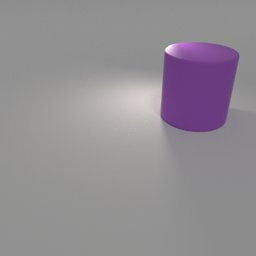
#> input picture data/examples/v1/SmoothCylinder_new_000000.jpg, 256 x 256 px
$ python -i cues.py   (imports and definitions only)
#> lines starting #> are read from the running program, lines starting #| are printed output that depends on the picture; after the words box and inside, x2 and y2 are one past the last pixel; in counts of white or black regions, pixels touching at a corner belong together
#> further down, picture is the input picture: shape (256, 256, 3); mean B, G, R 146.9, 141.1, 146.1
"""Pixel-space cue tests: which part of the image carries the light direction.

All functions work on the RGB renders of the dataset. The object is purple, so
a colour threshold gives its mask. The floor is grey.
"""

from __future__ import annotations

from pathlib import Path

import numpy as np
import pandas as pd
from PIL import Image
from scipy.ndimage import (
    binary_closing,
    binary_dilation,
    binary_fill_holes,
    binary_opening,
    gaussian_filter,
)

_SQUARE = np.ones((3, 3), dtype=bool)


def dilate(mask: np.ndarray, radius: int) -> np.ndarray:
    """Grow a mask by ``radius`` pixels (square neighbourhood)."""
    if radius <= 0:
        return mask.copy()
    return binary_dilation(mask, structure=_SQUARE, iterations=radius)


def object_mask(rgb: np.ndarray, margin: int = 18) -> np.ndarray:
    """Return True for the object pixels (red and blue above green), with holes filled.

    The hole fill adds the white specular highlight, which shows the light direction.
    """
#> called with margin = 18
    r, g, b = (rgb[..., i].astype(np.int16) for i in range(3))
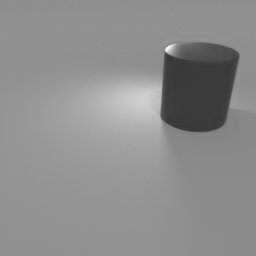
#> g: shape (256, 256) int16; min 51, max 250, mean 141.1
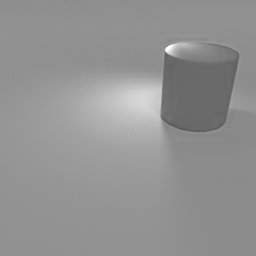
#> b: shape (256, 256) int16; min 85, max 255, mean 146.1
    mask = ((r - g) > margin) & ((b - g) > margin)
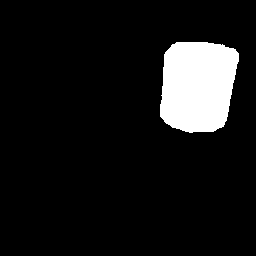
#> mask: shape (256, 256) bool; 9.1% white; 1 white region, box (x1, y1, x2, y2) and area: (160, 42, 239, 133) 5992
    mask = binary_opening(mask, iterations=1)
#> mask: shape (256, 256) bool; 9.1% white; 1 white region, box (x1, y1, x2, y2) and area: (160, 42, 239, 133) 5989
    mask = binary_fill_holes(binary_closing(mask, iterations=3))
    # A highlight on the object rim is not inside the mask, so the hole fill misses it.
    shine = (np.minimum(np.minimum(r, g), b) > 170) & ((r - g) > 6) & ((b - g) > 6)
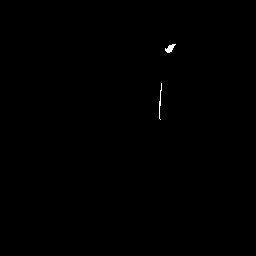
#> shine: shape (256, 256) bool; 0.15% white; 2 white regions, box (x1, y1, x2, y2) and area: (165, 44, 176, 53) 53, (159, 83, 162, 120) 43
    return mask | (shine & dilate(mask, 8))
#> in dilate, `return binary_dilation(mask, structure=_SQUARE, iterations=radius)`: returned value: shape (256, 256) bool; 13.7% white; 1 white region, box (x1, y1, x2, y2) and area: (152, 34, 247, 141) 8970
#> returned value: shape (256, 256) bool; 9.2% white; 1 white region, box (x1, y1, x2, y2) and area: (159, 42, 239, 133) 6045


def floor_only(rgb: np.ndarray, mask: np.ndarray | None = None, radius: int = 6) -> np.ndarray:
    """Replace the object (and a thin ring) with the median colour of the ring around it.

    The cast shadow and the floor highlight stay. The light and dark sides of the object go away.
    """
    mask = object_mask(rgb) if mask is None else mask
    inner = dilate(mask, radius)
#> in dilate (call 2), `return binary_dilation(mask, structure=_SQUARE, iterations=radius)`: returned value: shape (256, 256) bool; 12.6% white; 1 white region, box (x1, y1, x2, y2) and area: (153, 36, 245, 139) 8260
    ring = dilate(inner, 10) & ~inner
#> call 3 of dilate, with radius = 10
#> in dilate (call 3), `return binary_dilation(mask, structure=_SQUARE, iterations=radius)`:
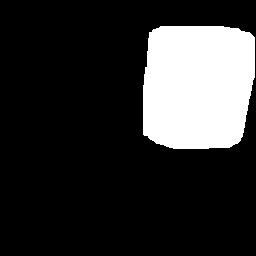
#> returned value: shape (256, 256) bool; 19.2% white; 1 white region, box (x1, y1, x2, y2) and area: (143, 26, 255, 149) 12560
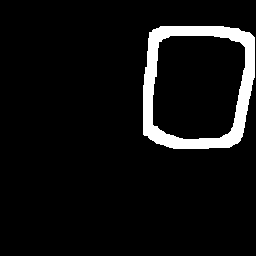
#> ring: shape (256, 256) bool; 6.6% white; 1 white region, box (x1, y1, x2, y2) and area: (143, 26, 255, 149) 4300
    out = rgb.copy()
    fill = np.median(rgb[ring], axis=0) if ring.any() else np.median(rgb.reshape(-1, 3), axis=0)
#> fill = [144, 144, 144]
    out[inner] = fill.astype(rgb.dtype)
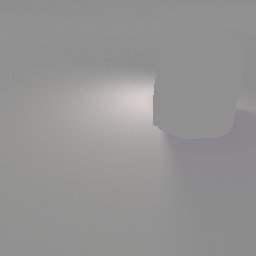
#> out: shape (256, 256, 3); 12.57% of pixels changed, all inside (x1, y1, x2, y2) = (153, 36, 245, 139)
    return out


# [31 lines left out: functions object_crop, highlight_position, not called in this run]


def load_rgb(images_dir: Path, shape: str, image_id: str) -> np.ndarray:
    return np.asarray(Image.open(Path(images_dir) / shape / f"{image_id}.png").convert("RGB"))


# [83 lines left out: functions cue_features, crop_features, shadow_azimuth, crisp_shadow_mask, shadow_kept, not called in this run]

>>> import cv2
>>> picture = cv2.imread('../../data/examples/v1/SmoothCylinder_new_000000.jpg')
>>> result = floor_only(picture)

$ run again, on data/examples/v1/Sphere_new_000000.jpg
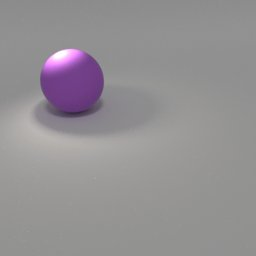
#> input picture data/examples/v1/Sphere_new_000000.jpg, 256 x 256 px
#> picture is the input picture: shape (256, 256, 3); mean B, G, R 147.3, 144.6, 147.8
#> in object_mask, `mask = ((r - g) > margin) & ((b - g) > margin)`:
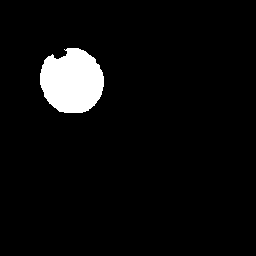
#> mask: shape (256, 256) bool; 4.9% white; 1 white region, box (x1, y1, x2, y2) and area: (40, 48, 104, 113) 3219
#> shine: shape (256, 256) bool; 0.25% white; 1 white region, box (x1, y1, x2, y2) and area: (48, 49, 75, 62) 165
#> ring: shape (256, 256) bool; 5.3% white; 1 white region, box (x1, y1, x2, y2) and area: (24, 32, 120, 129) 3460
#> fill = [144, 144, 144]
#> in floor_only, `out[inner] = fill.astype(rgb.dtype)`:
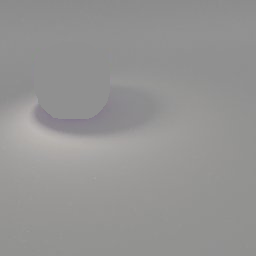
#> out: shape (256, 256, 3); 7.53% of pixels changed, all inside (x1, y1, x2, y2) = (34, 42, 110, 119)
